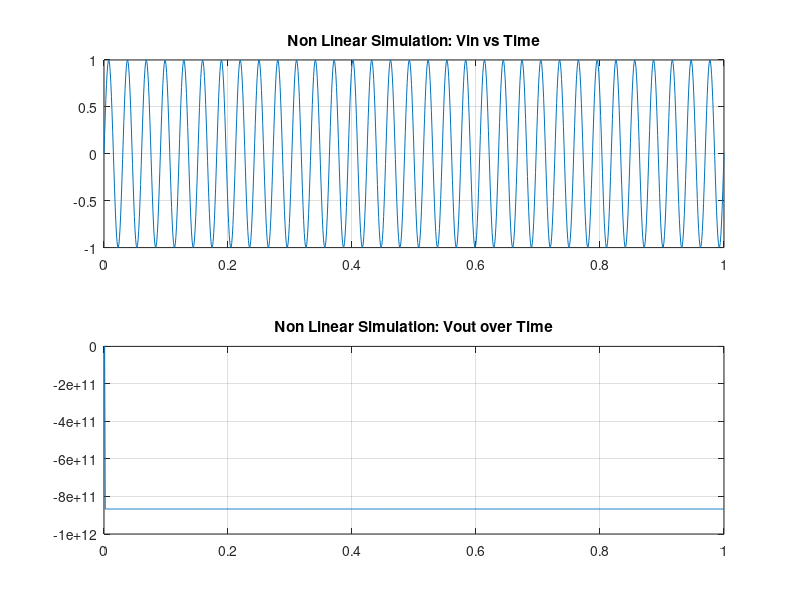
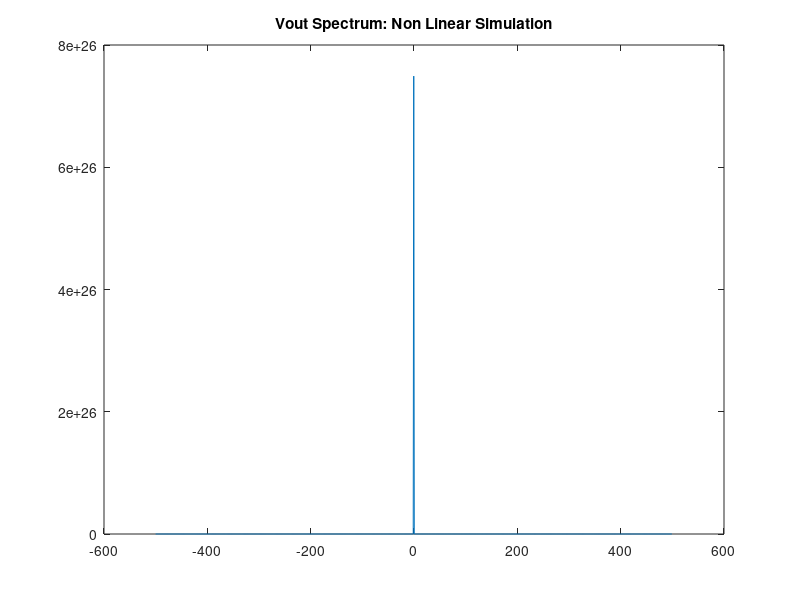
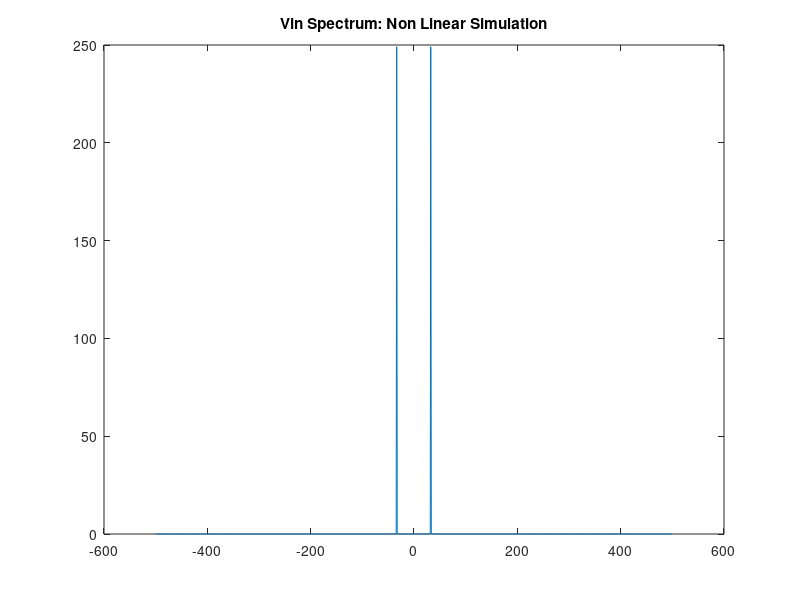

MATLAB code to generate these figures, in order:
%%Emeka Peters - 100953293
%%ELEC 4700 - Assignment 4 - Question 4

G1 = 1;
G2 = 0.5;
G3 = 0.1;
G4 = 10;
G0 = 1/1000;
alf = 100;
bet = 500;
gam = 2500;
C = 0.25;
L = 0.2;

G = [1, 0, 0, 0, 0, 0, 0;...
    -G1, G1+G2, -1, 0, 0, 0, 0;...
    0, 1, 0, -1, 0, 0, 0;...
    0, 0, -1, G3, 0, 0, 0;...
    0, 0, 0, 0, 0, 1, 0;...
    0, 0, 0, G3, -1, 0, 0;...
    0, 0, 0, 0, 0, -G4, G4+G0];

Cm = zeros(7, 7);
Cm(2, 1) = -C;
Cm(2, 2) = C;
Cm(3, 3) = -L;

%Vm = [V1, V2, IL, V3, I3, V4, V0];

F = zeros(1, 7);

V = G\F.';
I3 = F(5);
J = zeros(7, 7);
J(5, 5) = -alf - (2*bet*I3) - (3 * gam * (I3^2));
B = zeros(1, 7);
%time step
dt = 1/1000;

A = (Cm / dt) + G;

f = 1/0.03;
vin = @(t) sin(2 * pi * 33 *t);
Vm = zeros(7, 1);
Vm = G\F.';
Vmm = zeros(7, 1);
t = 0:dt:1;
voutmat = zeros(1, 1001);
vinmat = zeros(1, 1001);
conv = 0;

for i = 1:1001
    F(1) = vin(t(i));
    conv = 0;
    dvf = Cm/dt + G - J;
    while(conv < 200)
        
        I3 = Vm(5);
        J = zeros(7, 7);
        J(5, 5) = -alf - (2*bet*I3) - (3 * gam * (I3^2));
        B(6) = (alf * I3) + (bet * (I3^2)) + (gam * (I3^3));
        
        F2 = ((Cm/dt + G) * Vm) - ((Cm/dt)*Vmm) - F' - B';
        
        H = Cm/dt + G - J;
        dVm = pinv(H) * F2;
        
        Vm  = Vm + dVm;
        
        if(max(abs(dVm)) <= 0.001)
            break;
        end
        
        conv = conv + 1;
    end
    
    voutmat(i) = Vmm(7);
    vinmat(i) = F(1);
    Vmm = Vm;
end

figure(1);
subplot(2,1,1);
plot(t,vinmat);
title('Non Linear Simulation: Vin vs Time');
grid on

subplot(2,1,2);
plot(t,voutmat);
title('Non Linear Simulation: Vout over Time');
grid on


fs = 1000;
fvout = fft(voutmat);
n = length(voutmat);

Y = fftshift(fvout);
fshift = (-n/2:n/2-1)*(fs/n); % zero-centered frequency range
powershift = abs(Y) .^ 2/n;     % zero-centered power range

figure(2);
plot(fshift,powershift);
title('Vout Spectrum: Non Linear Simulation');


fvin = fft(vinmat);
n = length(vinmat);

Y = fftshift(fvin);
fshift = (-n/2:n/2-1)*(fs/n); % zero-centered frequency range
powershift = abs(Y) .^ 2/n;     % zero-centered power range

figure(3)
plot(fshift,powershift)
title('Vin Spectrum: Non Linear Simulation')


